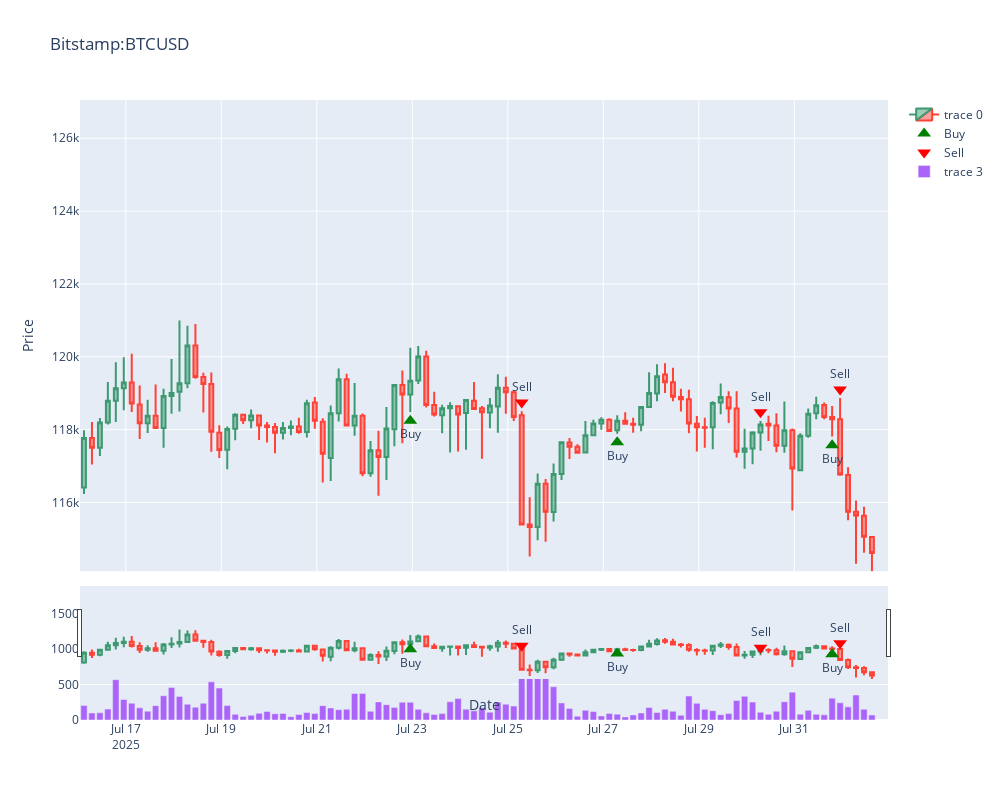

The notebook cell saved with this chart:
### Code cell
symbol = symbols[0]
print(f'Visualize data {symbol}')
# Visualize
fig = make_subplots(rows=2, cols=1, shared_xaxes=True, vertical_spacing=0.05, row_heights=[0.8, 0.2])

fig.add_trace(go.Candlestick(x=historical_data[symbol].index,
                    open=historical_data[symbol].open,
                    high=historical_data[symbol].high,
                    low=historical_data[symbol].low,
                    close=historical_data[symbol].close,
                    ), row=1, col=1)
set_ylim = (historical_data[symbol].low.min(), historical_data[symbol].high.max() * 1.05)
# Add buy/sell markers from trades_df to the candlestick chart (row 1)
if 'trades_df' in locals():
    buy_trades = trades_df[trades_df['Side'] == 'buy']
    sell_trades = trades_df[trades_df['Side'] == 'sell']
    # Buy markers
    fig.add_trace(
        go.Scatter(
            x=buy_trades['Timestamp'],
            y=historical_data[symbol][historical_data.index.isin(buy_trades['Timestamp'])].low * 0.998,
            mode='markers+text',
            marker=dict(symbol='triangle-up', color='green', size=12),
            text=['Buy']*len(buy_trades),
            textposition='bottom center',
            name='Buy'
        ),
        row=1, col=1
    )
    # Sell markers
    fig.add_trace(
        go.Scatter(
            x=sell_trades['Timestamp'],
            y=historical_data[symbol][historical_data.index.isin(sell_trades['Timestamp'])].high * 1.002,
            mode='markers+text',
            marker=dict(symbol='triangle-down', color='red', size=12),
            text=['Sell']*len(sell_trades),
            textposition='top center',
            name='Sell'
        ),
        row=1, col=1
    )

fig.add_trace(go.Bar(x=historical_data[symbol].index,
                    y=historical_data[symbol].volume,
                    ), row=2, col=1)

fig.update_layout(title=f'{symbol}',
                  yaxis_range=(set_ylim[0], set_ylim[1]),
                  xaxis_title='Date',
                  yaxis_title='Price', 
                  height=800, width=1000)
fig.show()
